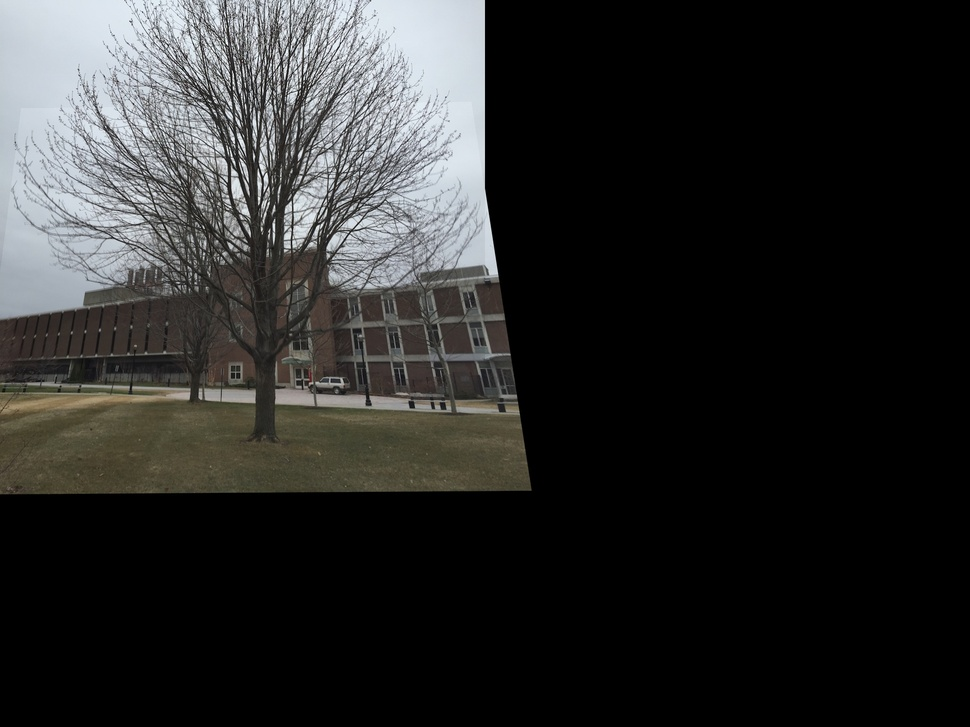
#> input picture hw4/blending/tree-mrc-image2_tree-mrc-image3.JPG, 970 x 727 px, shrunk from 2000 x 1500 before the run
$ python compare.py blending/tree-mrc-image2_tree-mrc-image3.JPG blending/tree-mrc-image2_tree-mrc-image4.JPG 5
#> lines starting #> are read from the running program, lines starting #| are printed output that depends on the picture; long printed decimals are rounded
import cv2
import numpy as np
import sys
import os
from matplotlib import pyplot as plt


path1 = sys.argv[1]
path2 = sys.argv[2]
should_match = int(sys.argv[3])
orig_im1 = cv2.imread(path1)
#> orig_im1 is the input picture: shape (727, 970, 3); mean B, G, R 42.2, 42.9, 42.6
orig_im2 = cv2.imread(path2)
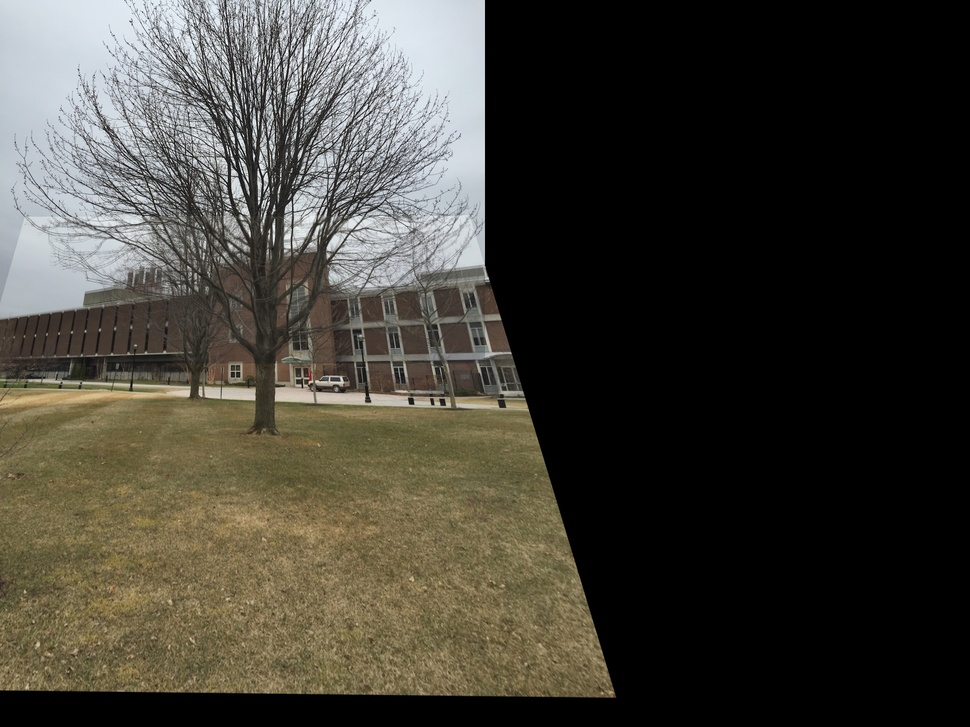
#> input picture hw4/blending/tree-mrc-image2_tree-mrc-image4.JPG, 970 x 727 px, shrunk from 2000 x 1500 before the run
#> orig_im2 is the input picture: shape (727, 970, 3); mean B, G, R 56, 64.1, 66.7
im1 = cv2.cvtColor(orig_im1, cv2.COLOR_BGR2GRAY)
im2 = cv2.cvtColor(orig_im2, cv2.COLOR_BGR2GRAY)
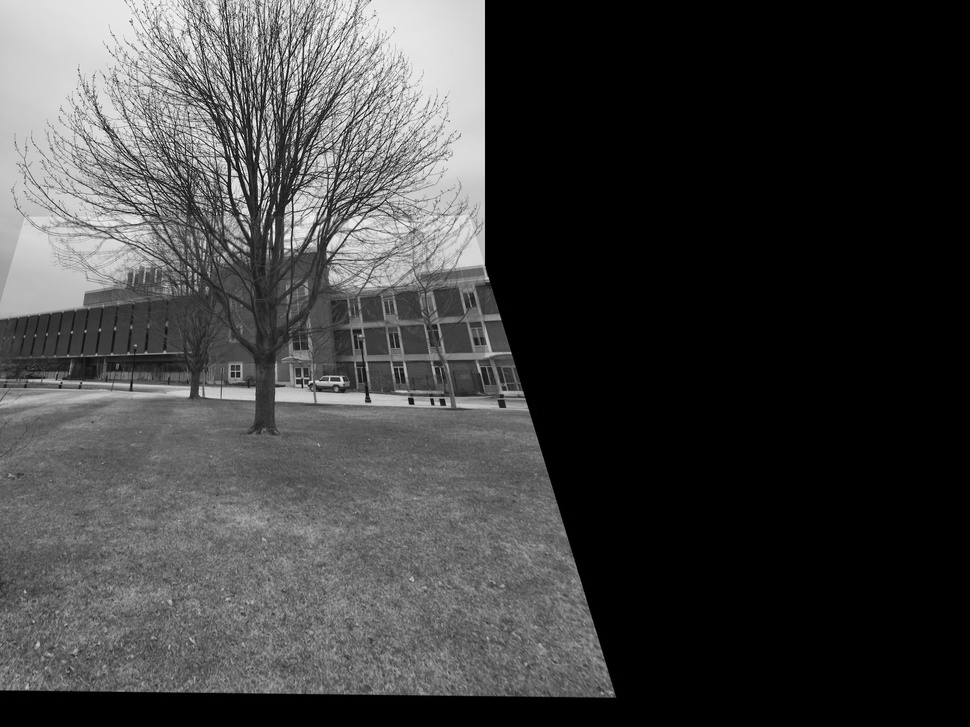
#> im2: shape (727, 970); min 0, max 255, mean 63.9

print("Testing {} and {}".format(path1, path2))
if should_match == 1:
    print("Images are supposed to match")
else:
    print("Images are not supposed to match")

sift_alg = cv2.SIFT_create()
sift_kp1, sift_descriptors1 = sift_alg.detectAndCompute(im1.astype("uint8"),None)
#> sift_kp1 = 2271 keypoints; strongest (x, y, size): (259, 199, 2), (234, 162, 1.8), (300, 155, 2.9), (274, 229, 1.9)
sift_kp2, sift_descriptors2 = sift_alg.detectAndCompute(im2.astype("uint8"),None)
#> sift_kp2 = 3241 keypoints; strongest (x, y, size): (233, 139, 2.6), (265, 188, 1.8), (234, 172, 3.7), (411, 401, 4)

#Ratio Test
bf = cv2.BFMatcher()
matches = bf.knnMatch(sift_descriptors1,sift_descriptors2,k=2)
#> matches = 2271 matches

good = []
for m,n in matches:
    if m.distance < 0.80*n.distance:
        good.append([m])
#> after the loop, good = 1343 matches

#Symmetric Matching
sym_match_im1_pts = []
sym_match_im2_pts = []

for i in range(len(sift_descriptors1)):
    #Get norm distances from image 1 descriptor 'i' to all descriptors in image 2
    norm_distances = np.linalg.norm(sift_descriptors2 - sift_descriptors1[i], axis=1)
    min_j_index = np.argmin(norm_distances, axis=0)
    norm_distances1 = np.linalg.norm(sift_descriptors1 - sift_descriptors2[min_j_index], axis=1)
    min_i_index = np.argmin(norm_distances1, axis=0)
    if i == min_i_index:
        sym_match_im1_pts.append(sift_kp1[i].pt)
        sym_match_im2_pts.append(sift_kp2[min_j_index].pt)
#> this loop made 2271 passes
#> (min_j_index, min_i_index) on passes 1 to 3: (45, 582), (3104, 26), (5, 2)
#> after the loop, sym_match_im1_pts = 1527 pairs, first value 3.59 to 529.9, second value 2.77 to 493.1; sym_match_im2_pts = 1527 pairs, first value 4.89 to 610.8, second value 2.77 to 695.4

print("Number of matched keypoints using Ratio Test:", len(good))
#| Number of matched keypoints using Ratio Test: 1343
print("Number of matched keypoints using Symmetric Matching Test:", len(sym_match_im1_pts))
#| Number of matched keypoints using Symmetric Matching Test: 1527
print("Percentage of matched keypoints using Ratio Test:", len(good)/min(len(sift_kp1), len(sift_kp2)))
#| Percentage of matched keypoints using Ratio Test: 0.5914
print("Percentage of matched keypoints using Symmetric Matching Test:", len(sym_match_im1_pts)/min(len(sift_kp1), len(sift_kp2)))
#| Percentage of matched keypoints using Symmetric Matching Test: 0.6724
print()

if should_match == 1:
    inlier_im1_pts = [sift_kp1[match_ls[0].queryIdx].pt for match_ls in good]
    inlier_im2_pts = [sift_kp2[match_ls[0].trainIdx].pt for match_ls in good]
    fundamental_matrix, fundamental_mask = cv2.findFundamentalMat(np.array(inlier_im1_pts), np.array(inlier_im2_pts), cv2.FM_RANSAC, 5, 0.95, 500)
    inlier_fundamental_matches = np.array(good)[fundamental_mask.astype(bool)]
    print("Number of inlier matched keypoints after Ratio Test:", len(inlier_fundamental_matches))
    print("Percentage of inlier matched keypoints after Ratio Test:", len(inlier_fundamental_matches)/len(good)*100)


    inliers_symmetric = []
    for i in range(len(sym_match_im1_pts)):
        epilpolar_line_params = cv2.computeCorrespondEpilines(np.array(sym_match_im1_pts)[i].reshape(1,2), 1, fundamental_matrix).reshape(-1,3)
        distance = epilpolar_line_params @ np.array(list(sym_match_im2_pts[i]) + [1]).reshape(3, -1)
        if distance / np.linalg.norm(epilpolar_line_params[0][0:2]) <= 5:
            inliers_symmetric.append([sym_match_im1_pts[i], sym_match_im2_pts[i]])
    print("Number of inlier matched keypoints after Symmetric Matching:", len(inliers_symmetric))
    print("Percentage of inlier matched keypoints after Symmetric Matching:", len(inliers_symmetric)/len(sym_match_im1_pts)*100)
    print()
